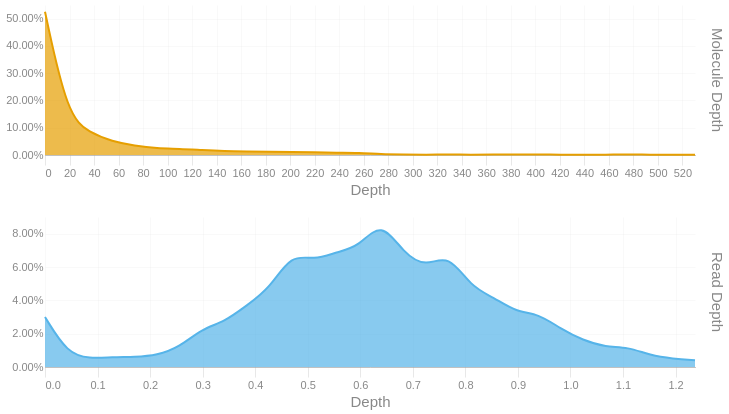

The code cell stored with this chart in its notebook:
### Code cell
readdep = depth_hist(tb['Read Depth'], q99, 3)
readdep = readdep.with_columns(pl.lit('Read Depth').alias('Metric'))
if not SKIPLR:
    moldep = depth_hist(tb['Molecule Depth'], mol_q99, 1)
    moldep = moldep.with_columns(pl.lit('Molecule Depth').alias('Metric'))
    _hist = pl.concat([readdep, moldep])
    _hist = _hist.filter(pl.col('Proportion') != 0)
    with SafeRender(_hist):
        (
            alt.Chart(_hist)        
            .mark_area(interpolate = "basis")
            .encode(
                x=alt.X('Bin:Q').scale(domainMin=0).axis(alt.Axis(title='Depth')),
                y = alt.Y('Proportion:Q', title = None).axis(format = '.2%'),
                color = alt.Color('Metric:N').legend(None),
                row = alt.Row("Metric:N").header(title = None, labelOrient = 'right'),
                tooltip = [
                    alt.Tooltip("Metric:N", title = "Metric"),
                    alt.Tooltip('Interval:N', title = "Depth Interval"),
                    alt.Tooltip('Proportion:Q', title = "% Alignments").format('.2%')
                ]
            )
            .resolve_scale(x='independent', y='independent')
            .properties(
                height = 150, width = 650,
                usermeta={'embedOptions': {'downloadFileName': f'{samplename}.depth.hist'}}
            )
        ).display()
else:
    readdep = readdep.filter(pl.col('Proportion') != 0)
    with SafeRender(readdep):
        (
            alt.Chart(readdep)        
            .mark_area(interpolate = "basis")
            .encode(
                x=alt.X('Bin:Q').scale(domainMin=0).axis(alt.Axis(title='Depth')),
                y = alt.Y('Proportion:Q', title = None).axis(format = '.2%'),
                tooltip = [
                    alt.Tooltip('Interval:N', title = "Depth Interval"),
                    alt.Tooltip('Proportion:Q', title = "% Alignments").format('.2%')
                ]
            )
            .properties(
                usermeta={'embedOptions': {'downloadFileName': f'{samplename}.depth.hist'}}
            )
        ).display()

### Figure 1 — Vega-Lite specification as saved in the notebook (floating-point values rounded to 4 significant figures)
{"width": 650, "height": 150, "config": {"title": {"anchor": "start", "dy": -15, "fontSize": 18, "color": "#888888", "subtitleColor": "#888888", "subtitleFontSize": 14}, "arc": {"fill": "#0072B2"}, "axis": {"domainColor": "#888888", "domainWidth": 0.5, "gridWidth": 0.2, "grid": false, "titleFontWeight": 400, "titleFontSize": 15, "labelFontSize": 11, "labelColor": "#888888", "tickColor": "#888888", "tickWidth": 0.2, "titleColor": "#888888"}, "axisBand": {"grid": false}, "axisX": {"grid": true, "tickSize": 10, "domainCap": "round"}, "axisY": {"domain": false, "grid": true, "tickSize": 0, "domainCap": "round"}, "background": "transparent", "header": {"labelFontSize": 15, "labelColor": "#888888", "titleFontSize": 15, "titleFontWeight": 600, "titleColor": "#888888"}, "legend": {"labelFont": "sans-serif", "labelFontSize": 12, "labelColor": "#888888", "symbolSize": 100, "symbolType": "circle", "titleFontSize": 12, "titlePadding": 10, "titleColor": "#888888", "title": null}, "range": {"category": ["#E69F00", "#56B4E9", "#009E73", "#F0E442", "#0072B2", "#D55E00", "#CC79A7", "#000000"], "diverging": ["#cfe8f3", "#a2d4ec", "#73bfe2", "#46abdb", "#1696d2", "#12719e"]}, "area": {"fill": "#0072B2", "fillOpacity": 0.7, "line": true, "strokeOpacity": 0.7}, "line": {"color": "#0072B2", "stroke": "#0072B2", "strokeWidth": 2}, "trail": {"color": "#0072B2", "stroke": "#0072B2", "strokeWidth": 0, "size": 1}, "point": {"filled": true, "fillOpacity": 1.0, "size": 95}, "text": {"color": "#888888", "fontSize": 11, "align": "right", "fontWeight": 400, "size": 11}, "bar": {"fill": "#0072B2", "stroke": null}, "view": {"stroke": null, "continuousWidth": 660, "continuousHeight": 400}}, "data": {"name": "data-0798dcf68d9d656f07d923ae6016345c"}, "mark": {"type": "area", "interpolate": "basis"}, "encoding": {"color": {"field": "Metric", "legend": null, "type": "nominal"}, "row": {"field": "Metric", "header": {"title": null, "labelOrient": "right"}, "type": "nominal"}, "tooltip": [{"field": "Metric", "title": "Metric", "type": "nominal"}, {"field": "Interval", "title": "Depth Interval", "type": "nominal"}, {"field": "Proportion", "format": ".2%", "title": "% Alignments", "type": "quantitative"}], "x": {"axis": {"title": "Depth"}, "field": "Bin", "scale": {"domainMin": 0}, "type": "quantitative"}, "y": {"axis": {"format": ".2%"}, "field": "Proportion", "title": null, "type": "quantitative"}}, "resolve": {"scale": {"x": "independent", "y": "independent"}}, "usermeta": {"embedOptions": {"downloadFileName": "S1_Musquodoboit_019.depth.hist"}}, "$schema": "https://vega.github.io/schema/vega-lite/v6.1.0.json", "datasets": {"data-0798dcf68d9d656f07d923ae6016345c": [{"Bin": 0.0, "Interval": "0.0-0.043", "Proportion": 0.03, "Metric": "Read Depth"}, {"Bin": 0.043, "Interval": "0.043-0.085", "Proportion": 0.008, "Metric": "Read Depth"}, {"Bin": 0.085, "Interval": "0.085-0.128", "Proportion": 0.005, "Metric": "Read Depth"}, {"Bin": 0.128, "Interval": "0.128-0.171", "Proportion": 0.006, "Metric": "Read Depth"}, {"Bin": 0.171, "Interval": "0.171-0.213", "Proportion": 0.006, "Metric": "Read Depth"}, {"Bin": 0.213, "Interval": "0.213-0.256", "Proportion": 0.007, "Metric": "Read Depth"}, {"Bin": 0.256, "Interval": "0.256-0.299", "Proportion": 0.012, "Metric": "Read Depth"}, {"Bin": 0.299, "Interval": "0.299-0.341", "Proportion": 0.023, "Metric": "Read Depth"}, {"Bin": 0.341, "Interval": "0.341-0.384", "Proportion": 0.027, "Metric": "Read Depth"}, {"Bin": 0.384, "Interval": "0.384-0.427", "Proportion": 0.037, "Metric": "Read Depth"}, {"Bin": 0.427, "Interval": "0.427-0.469", "Proportion": 0.047, "Metric": "Read Depth"}, {"Bin": 0.469, "Interval": "0.469-0.512", "Proportion": 0.068, "Metric": "Read Depth"}, {"Bin": 0.512, "Interval": "0.512-0.555", "Proportion": 0.064, "Metric": "Read Depth"}, {"Bin": 0.555, "Interval": "0.555-0.597", "Proportion": 0.069, "Metric": "Read Depth"}, {"Bin": 0.597, "Interval": "0.597-0.64", "Proportion": 0.072, "Metric": "Read Depth"}, {"Bin": 0.64, "Interval": "0.64-0.683", "Proportion": 0.088, "Metric": "Read Depth"}, {"Bin": 0.683, "Interval": "0.683-0.725", "Proportion": 0.068, "Metric": "Read Depth"}, {"Bin": 0.725, "Interval": "0.725-0.768", "Proportion": 0.06, "Metric": "Read Depth"}, {"Bin": 0.768, "Interval": "0.768-0.811", "Proportion": 0.068, "Metric": "Read Depth"}, {"Bin": 0.811, "Interval": "0.811-0.853", "Proportion": 0.048, "Metric": "Read Depth"}, {"Bin": 0.853, "Interval": "0.853-0.896", "Proportion": 0.042, "Metric": "Read Depth"}, {"Bin": 0.896, "Interval": "0.896-0.939", "Proportion": 0.033, "Metric": "Read Depth"}, {"Bin": 0.939, "Interval": "0.939-0.981", "Proportion": 0.032, "Metric": "Read Depth"}, {"Bin": 0.981, "Interval": "0.981-1.024", "Proportion": 0.023, "Metric": "Read Depth"}, {"Bin": 1.024, "Interval": "1.024-1.067", "Proportion": 0.016, "Metric": "Read Depth"}, {"Bin": 1.067, "Interval": "1.067-1.109", "Proportion": 0.012, "Metric": "Read Depth"}, {"Bin": 1.109, "Interval": "1.109-1.152", "Proportion": 0.012, "Metric": "Read Depth"}, {"Bin": 1.152, "Interval": "1.152-1.195", "Proportion": 0.007, "Metric": "Read Depth"}, {"Bin": 1.195, "Interval": "1.195-1.237", "Proportion": 0.005, "Metric": "Read Depth"}, {"Bin": 1.237, "Interval": "1.237-1.28", "Proportion": 0.004, "Metric": "Read Depth"}, {"Bin": 0.0, "Interval": "0.0-18.3", "Proportion": 0.525, "Metric": "Molecule Depth"}, {"Bin": 18.3, "Interval": "18.3-36.6", "Proportion": 0.144, "Metric": "Molecule Depth"}, {"Bin": 36.6, "Interval": "36.6-54.9", "Proportion": 0.081, "Metric": "Molecule Depth"}, {"Bin": 54.9, "Interval": "54.9-73.2", "Proportion": 0.05, "Metric": "Molecule Depth"}, {"Bin": 73.2, "Interval": "73.2-91.4", "Proportion": 0.034, "Metric": "Molecule Depth"}, {"Bin": 91.4, "Interval": "91.4-109.7", "Proportion": 0.024, "Metric": "Molecule Depth"}, {"Bin": 109.7, "Interval": "109.7-128.0", "Proportion": 0.023, "Metric": "Molecule Depth"}, {"Bin": 128.0, "Interval": "128.0-146.3", "Proportion": 0.018, "Metric": "Molecule Depth"}, {"Bin": 146.3, "Interval": "146.3-164.6", "Proportion": 0.014, "Metric": "Molecule Depth"}, {"Bin": 164.6, "Interval": "164.6-182.9", "Proportion": 0.013, "Metric": "Molecule Depth"}, {"Bin": 182.9, "Interval": "182.9-201.2", "Proportion": 0.012, "Metric": "Molecule Depth"}, {"Bin": 201.2, "Interval": "201.2-219.5", "Proportion": 0.011, "Metric": "Molecule Depth"}, {"Bin": 219.5, "Interval": "219.5-237.7", "Proportion": 0.01, "Metric": "Molecule Depth"}, {"Bin": 237.7, "Interval": "237.7-256.0", "Proportion": 0.008, "Metric": "Molecule Depth"}, {"Bin": 256.0, "Interval": "256.0-274.3", "Proportion": 0.008, "Metric": "Molecule Depth"}, {"Bin": 274.3, "Interval": "274.3-292.6", "Proportion": 0.003, "Metric": "Molecule Depth"}, {"Bin": 292.6, "Interval": "292.6-310.9", "Proportion": 0.002, "Metric": "Molecule Depth"}, {"Bin": 310.9, "Interval": "310.9-329.2", "Proportion": 0.001, "Metric": "Molecule Depth"}, {"Bin": 329.2, "Interval": "329.2-347.5", "Proportion": 0.002, "Metric": "Molecule Depth"}, {"Bin": 347.5, "Interval": "347.5-365.8", "Proportion": 0.001, "Metric": "Molecule Depth"}, {"Bin": 365.8, "Interval": "365.8-384.0", "Proportion": 0.002, "Metric": "Molecule Depth"}, {"Bin": 384.0, "Interval": "384.0-402.3", "Proportion": 0.002, "Metric": "Molecule Depth"}, {"Bin": 402.3, "Interval": "402.3-420.6", "Proportion": 0.002, "Metric": "Molecule Depth"}, {"Bin": 420.6, "Interval": "420.6-438.9", "Proportion": 0.001, "Metric": "Molecule Depth"}, {"Bin": 438.9, "Interval": "438.9-457.2", "Proportion": 0.001, "Metric": "Molecule Depth"}, {"Bin": 457.2, "Interval": "457.2-475.5", "Proportion": 0.001, "Metric": "Molecule Depth"}, {"Bin": 475.5, "Interval": "475.5-493.8", "Proportion": 0.002, "Metric": "Molecule Depth"}, {"Bin": 493.8, "Interval": "493.8-512.1", "Proportion": 0.001, "Metric": "Molecule Depth"}, {"Bin": 512.1, "Interval": "512.1-530.3", "Proportion": 0.001, "Metric": "Molecule Depth"}, {"Bin": 530.3, "Interval": "530.3-548.63", "Proportion": 0.001, "Metric": "Molecule Depth"}]}}
